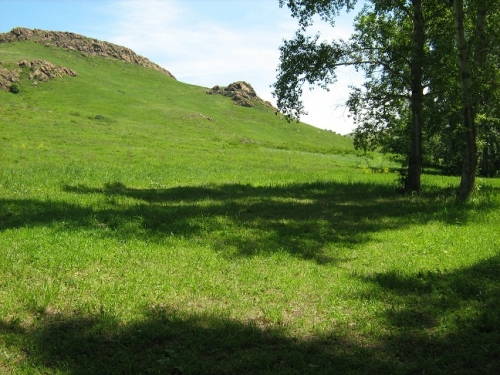
//> input picture chiCV/test.jpg, 500 x 375 px
$ ./Source   (built with g++ and OpenCV 4)
//> lines starting //> are read from the running program, lines starting //| are printed output that depends on the picture
### chiCV/Image.h
#pragma once
#include <opencv2\highgui.hpp>
#include <opencv2\core.hpp>
#include <opencv2\imgproc.hpp>
#include <vector>
#include <math.h>
#include <iostream>

class Image
{
	int N=10;
public:

	Image();
	void set_size(int _N);
	int get_size();
	std::vector<std::vector<double>> get_avg(cv::Mat I);
	void Interp(cv::Mat I, cv::Mat& Dst);
	void histogramEqualization(cv::Mat I, cv::Mat& dst);
	void normalizedColor(cv::Mat I, cv::Mat& dst);
	void simpleCorrection(cv::Mat I, cv::Mat& dst, cv::Mat &img_clahe);

	~Image();
};

### chiCV/Image.cpp
#include "Image.h"
using std::vector;
using cv::Mat;
using namespace cv;

Image::Image()
{
	//N = 10;
}
void Image::set_size(int _N)
{
	N = _N;
}
// [4 lines left out: function get_size, not called in this run]

std::vector<std::vector<double>> Image::get_avg(Mat I)
{
	int newN = N;
	if (newN > min(I.cols, I.rows))
		newN = min(I.cols, I.rows);

	double Avg;
	vector<vector<double>> A;
	A.resize(newN);
	for (int i = 0; i < newN; i++)
		A[i].resize(newN);
	for (int i = 0; i < newN; i++) {
		for (int j = 0; j < newN; j++) {
			for (int x = 0; x < I.cols / newN; x++) {
				for (int y = 0; y < I.rows / newN; y++) {
					A[i][j] += (I.at<cv::Vec3b>(cv::Point(i * I.cols / newN + x, j * I.rows / newN + y)).val[0] +
						I.at<cv::Vec3b>(cv::Point(i * I.cols / newN + x, j * I.rows / newN + y)).val[1] +
						I.at<cv::Vec3b>(cv::Point(i * I.cols / newN + x, j * I.rows / newN + y)).val[2]) / 3;
				}
			}
			A[i][j] /= I.cols * I.rows / (newN*newN);
		}
	}
	return A;
}

void Image::Interp(Mat I, Mat &Dst)
{
	int newN = N;
	if (newN > min(I.cols, I.rows))
		newN = min(I.cols, I.rows);

	Dst = I.clone();
	double W = double(I.cols) / double(newN);
	double H = double(I.rows) / double(newN);
	auto A = Image::get_avg(I);
	double Avg = 0;

	for (int i = 0; i < newN; i++) {
		for (int j = 0; j < newN; j++) {
			Avg += A[i][j];
		}
	}

	Avg /= newN*newN;

	for (int x = 0; x < I.cols; x++) {
		for (int y = 0; y < I.rows; y++) {
			int i = double(x) / W;
			int j = double(y) / H;

			vector<int> B;
			B.resize(8);
			if (x - i * W <= ((W) / 2) && y - j * H <= ((H) / 2))
			{
				B[0] = i - 1;
				B[1] = j - 1;
				B[2] = i;
				B[3] = j - 1;
				B[4] = i - 1;
				B[5] = j;
				B[6] = i;
				B[7] = j;
			}
			if (x - i * W >= ((W) / 2) && y - j * H <= ((H) / 2))
			{
				B[0] = i;
				B[1] = j - 1;
				B[2] = i + 1;
				B[3] = j - 1;
				B[4] = i;
				B[5] = j;
				B[6] = i + 1;
				B[7] = j;
			}
			if (x - i * W <= ((W) / 2) && y - j * H >= ((H) / 2))
			{
				B[0] = i - 1;
				B[1] = j;
				B[2] = i;
				B[3] = j;
				B[4] = i - 1;
				B[5] = j + 1;
				B[6] = i;
				B[7] = j + 1;
			}
			if (x - i * W >= ((W) / 2) && y - j * H >= ((H) / 2))
			{
				B[0] = i;
				B[1] = j;
				B[2] = i + 1;
				B[3] = j;
				B[4] = i;
				B[5] = j + 1;
				B[6] = i + 1;
				B[7] = j + 1;
			}

			for (int k = 0; k < 8; k++)
			{
				if (B[k] <= 0)
					B[k] = 0;
				if (B[k] >= newN)
					B[k] = newN - 1;
			}

			double dx = (x) - (B[0] * W);
			double dy = (y) - (B[1] * H);

			dx /= double(W);
			dy /= double(H);

			double Ndx = 1 - dx;
			double Ndy = 1 - dy;

			double In = (A[B[0]][B[1]])*Ndx*Ndy + (A[B[2]][B[3]])*dx*Ndy + (A[B[4]][B[5]])*Ndx*dy + (A[B[6]][B[7]])*dx*dy;

			for (int c = 0; c < 3; c++)
			{
				if (I.at<Vec3b>(Point(x, y)).val[c] + Avg - In <= 255 && I.at<Vec3b>(Point(x, y)).val[c] + Avg - In >= 0)
					Dst.at<Vec3b>(Point(x, y)).val[c] += Avg - In;
				else if (I.at<Vec3b>(Point(x, y)).val[c] + Avg - In > 255)
					Dst.at<Vec3b>(Point(x, y)).val[c] = 255;
				else if (I.at<Vec3b>(Point(x, y)).val[c] + Avg - In < 0)
					Dst.at<Vec3b>(Point(x, y)).val[c] = 0;
			}
		}
	}
}

void Image::histogramEqualization(Mat I, Mat &dst)
{
	dst = I.clone();
	Mat ch[3];
	Mat res[3];
	split(I, ch);
	//cvtColor(I, I, CV_BGR2GRAY);
	for(int i = 0; i < 3; i++)
	equalizeHist(ch[i], res[i]);
	for(int x = 0; x < dst.cols; x++){
		for (int y = 0; y < dst.rows; y++) {
			for(int c = 0; c < 3; c++)
			dst.at<Vec3b>(Point(x, y)).val[c] = res[c].at<uchar>(Point(x, y));
		}
	}
}

void Image::normalizedColor(Mat I, Mat& dst)
{
	double Mu[3] = { 0,0,0 }; // Math waiting
	double Desp[3] = { 0,0,0 }, standartDev[3] = { 0,0,0 };
	dst = I.clone();

	for (int i = 0; i < I.cols; i++)
		for (int j = 0; j < I.rows; j++)
			for (int c = 0; c < 3; c++)
				Mu[c] += I.at<Vec3b>(Point(i, j)).val[c];
	for(int c = 0; c < 3; c++) Mu[c] /= I.cols * I.rows;

	for (int i = 0; i < I.cols; i++){
		for (int j = 0; j < I.rows; j++)
		{
			for (int c = 0; c < 3; c++)
			{
				Desp[c] = I.at<Vec3b>(Point(i, j)).val[c] - Mu[c];
				Desp[c] *= Desp[c];
				Desp[c] += Desp[c];
			}
		}
	}
	for (int c = 0; c < 3; c++)
	{
		Desp[c] /= I.cols * I.rows;
		standartDev[c] = sqrt(Desp[c]);
	}

	for (int x = 0; x < I.cols; x++) {
		for (int y = 0; y < I.rows; y++) {
			for (int c = 0; c < 3; c++)
			{
				if ((I.at<Vec3b>(Point(x, y)).val[c] - Mu[c]) / standartDev[c] <= 255 && (I.at<Vec3b>(Point(x, y)).val[c] - Mu[c]) / standartDev[c] >= 0)
					dst.at<Vec3b>(Point(x, y)).val[c] = (I.at<Vec3b>(Point(x, y)).val[c] - Mu[c]) / standartDev[c];
				else if ((I.at<Vec3b>(Point(x, y)).val[c] - Mu[c]) / standartDev[c] > 255)
					dst.at<Vec3b>(Point(x, y)).val[c] = 255;
				else if ((I.at<Vec3b>(Point(x, y)).val[c] - Mu[c]) / standartDev[c] < 0)
					dst.at<Vec3b>(Point(x, y)).val[c] = 0;
			}
		}
	}
}

// [19 lines left out: function simpleCorrection, not called in this run]


Image::~Image()
{
}

### chiCV/Source.cpp
#include <cstdio>
#include <cstdlib>
#include "Image.h"

using namespace cv;
using namespace std;

int main(int argc, char** argv) {
	int N;
	Image img;
	cout << "Size of N: ";
	cin >> N;
//> the answer given: 3
	img.set_size(N);
	Mat I = imread("test.jpg");
//> I is the input picture: 375 rows x 500 cols, CV_8UC3; mean B, G, R 66.5, 120.1, 99.3
	imshow("Main", I);
	Mat Dst;
	img.Interp(I, Dst);
//> in Interp, `auto A = Image::get_avg(I);`: A = 3 items
//> the loop in Interp, `for (int i = 0; i < newN; i++)` made 3 passes
//> Avg on passes 1 to 3: 310.9, 656.7, 851.7
//> after the loop in Interp, `for (int i = 0; i < newN; i++)`: Avg = 851.7
//> in Interp, `Avg /= newN*newN;`: Avg = 94.64
//> after the loop in Interp, `for (int x = 0; x < I.cols; x++)`:
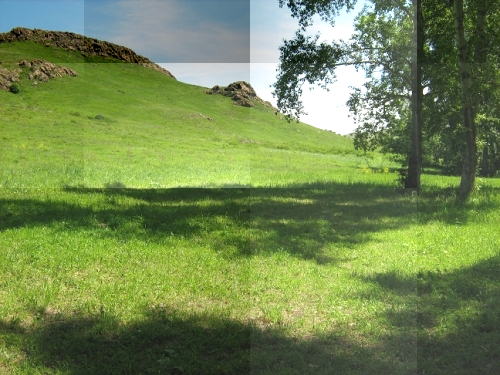
//> Dst: 375 rows x 500 cols, CV_8UC3; mean B, G, R 82.1, 135.8, 115.1
	imshow("Result", Dst);
	waitKey(0);
	//destroyWindow("Result");
	//Mat I2 = imread("pic1.png");
	Mat dst, dst2, dst3;
	img.histogramEqualization(I, dst);
//> in histogramEqualization, `split(I, ch);`:
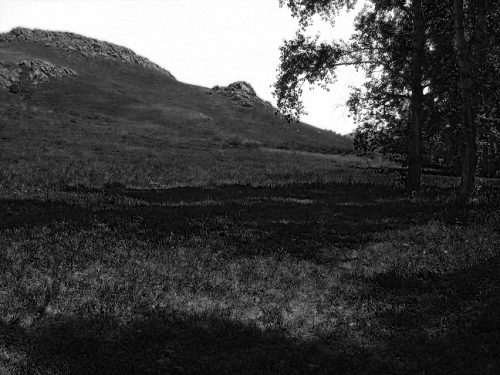
//> ch[0]: 375 rows x 500 cols, CV_8UC1; min 0, max 255, mean 66.5
//> in histogramEqualization, `split(I, ch);`:
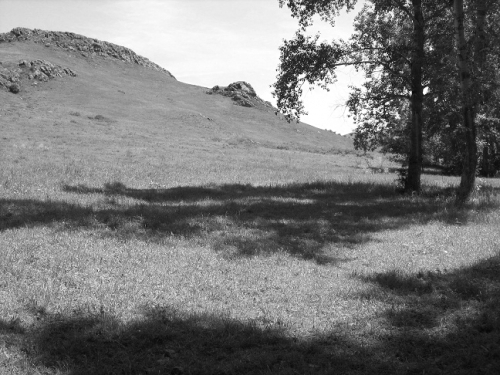
//> ch[1]: 375 rows x 500 cols, CV_8UC1; min 7, max 255, mean 120.1
//> in histogramEqualization, `split(I, ch);`:
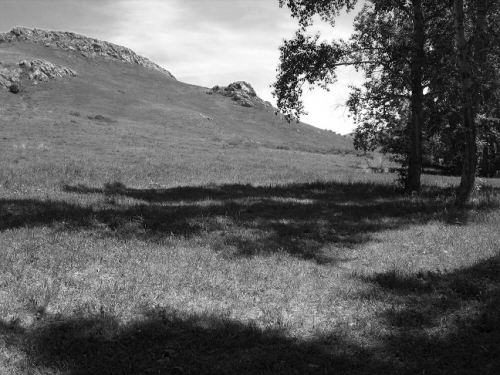
//> ch[2]: 375 rows x 500 cols, CV_8UC1; min 1, max 255, mean 99.3
//> after the loop in histogramEqualization, `for(int x = 0; x < dst.cols; x++)`:
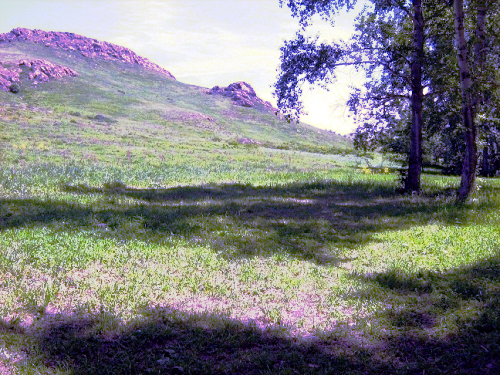
//> dst: 375 rows x 500 cols, CV_8UC3; mean B, G, R 128.8, 128.3, 128.3
	imshow("Result2", dst);
	waitKey(0);
	//destroyWindow("Result2");
	img.normalizedColor(I, dst2);
//> after the loop in normalizedColor, `for (int i = 0; i < I.cols; i++)`: Mu = [12464439, 22518429, 18618845]
//> after the loop in normalizedColor, `for (int i = 0; i < I.cols; i++)`: Desp = [5507.7, 19640.9, 13219.5]
//> after the loop in normalizedColor, `for (int x = 0; x < I.cols; x++)`:
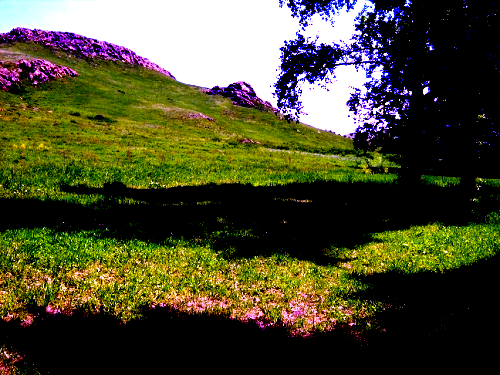
//> dst: 375 rows x 500 cols, CV_8UC3; mean B, G, R 45.9, 75.2, 76
	imshow("Result3", dst2);
	waitKey(0);
	Mat img_clahe;
//> (the run ends here: the program needs code that is not available in this run, at `img.simpleCorrection(I, img_clahe);`)
